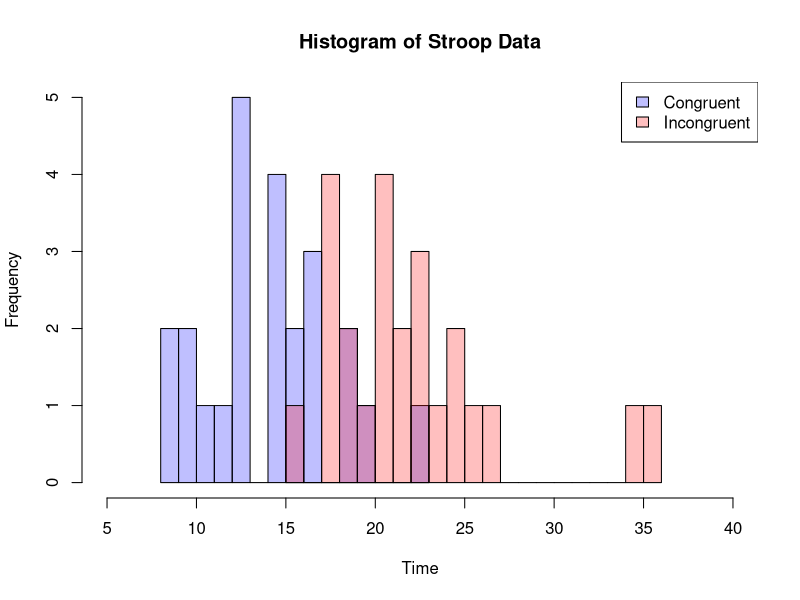

This chart was generated by the following R code:
stroop <- read.csv("stroopdata.csv")

##mean, median and mode##
mean <- apply(stroop,2,mean)
median <- apply(stroop,2,median)

Mode <- function(x) {#function to calculate mode
        ux <- unique(x)
        ux[which.max(tabulate(match(x, ux)))]
}

mode <- apply(stroop,2,Mode)
centralTendency <- rbind(mean,median,mode)
centralTendency

##Variance and SD##
var <- apply(stroop,2,var)
var

##Distribution of Sample##
#Plot histogram
h1 <- hist(stroop$Congruent, breaks = 10,plot = F)
h2 <- hist(stroop$Incongruent, breaks =14, plot = F)
plot(h1, col=rgb(0,0,1,1/4),xlim =c(5,40),
     xlab = "Time", main = "Histogram of Stroop Data") 
plot(h2, col=rgb(1,0,0,1/4),xlim = c(5,40),add =T)
legend("topright", c("Congruent","Incongruent"), fill= c(rgb(0,0,1,1/4),rgb(1,0,0,1/4)))


                         
#Hypothesis Testing (dependent t-test,alpha = 95%, one-sided)
t.test(stroop$Congruent,stroop$Incongruent,paired = T,conf.level = 0.95)
